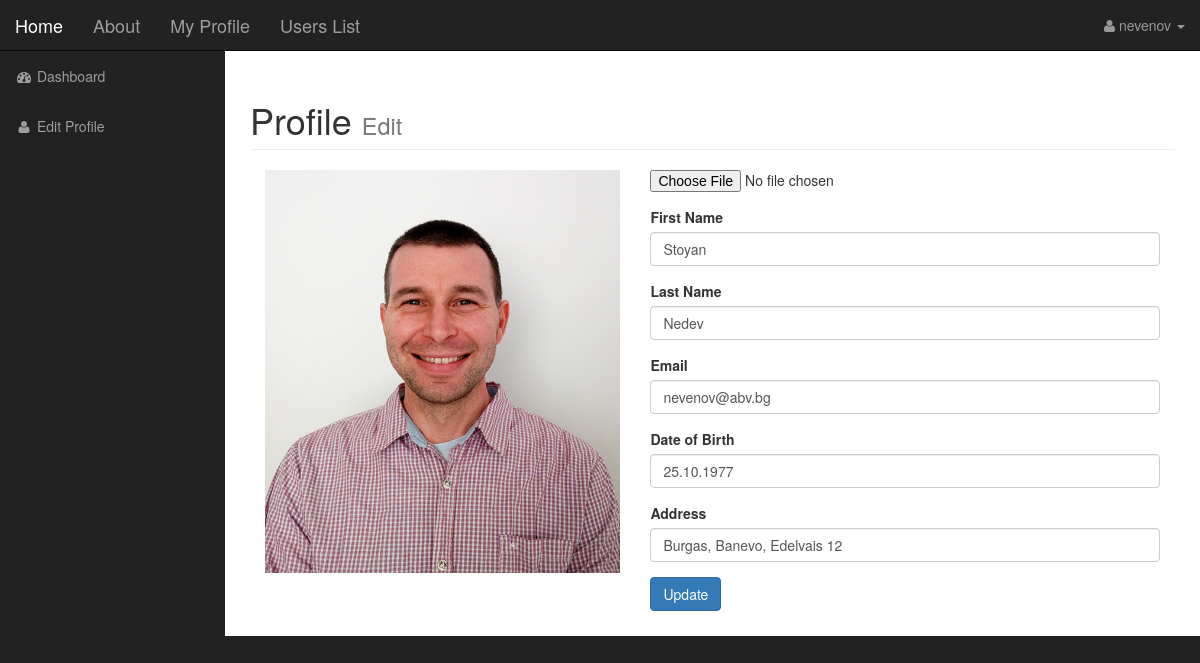
/user/edit_user.php (signed in), run on the app's committed database.
### tables this page shows
CREATE TABLE IF NOT EXISTS `users` (
  `id` int(11) NOT NULL AUTO_INCREMENT,
  `username` varchar(255) NOT NULL,
  `password` varchar(255) NOT NULL,
  PRIMARY KEY (`id`)
);

CREATE TABLE IF NOT EXISTS `profiles` (
  `id` int(11) NOT NULL AUTO_INCREMENT,
  `first_name` varchar(255) NOT NULL,
  `last_name` varchar(255) NOT NULL,
  `email` varchar(255) NOT NULL,
  `date_birth` varchar(255) NOT NULL,
  `address` varchar(255) NOT NULL,
  `user_image` varchar(255) NOT NULL,
  `user_id` int(11) NOT NULL,
  PRIMARY KEY (`id`),
  KEY `fk_user` (`user_id`)
);

### user/includes/session.php (called while the page is built, shortened)
<?php
class Session {
	public function visitor_count() {
		if (isset($_SESSION['count'])) {
			return $this->count = $_SESSION['count']++;
		} else {
			return $_SESSION['count'] = 1;
		}
	}
	private function check_the_login() {
		if(isset($_SESSION['user_id'])) {
			$this->user_id = $_SESSION['user_id'];
		} else {
			unset($this->user_id);
			$this->signed_in = false;
		}
	}
}
$session = new Session();

### user/includes/database.php (called while the page is built, shortened)
<?php
class Database {
	public $db;
	function __construct() {
		$this->db = $this->open_db_connection();
	}
	public function open_db_connection() {
		$this->connection = new mysqli(DB_HOST,DB_USER,DB_PASS,DB_NAME);
		$this->connection->set_charset("utf8");
		return $this->connection;
	}
	public function query($sql) {
		$result = $this->db->query($sql);
		return $result;
	}
}
$database = new Database();

### user/includes/db_object.php (called while the page is built, shortened)
<?php
class Db_object {
	public static function find_by_id($id) {
		$the_result_array = static::find_by_query("SELECT * FROM " . static::$db_table . " WHERE id=".$id." LIMIT 1");
		return !empty($the_result_array) ? array_shift($the_result_array) : false;
	}
	public static function find_by_query($sql) {
		global $database;
		$result_set = $database->query($sql);
		$the_object_array = array();
		while ($row = mysqli_fetch_array($result_set)) {
            $the_object_array[] = static::instantiation($row);
        }
		return $the_object_array;
	}
	public static function instantiation($the_record) {
		$the_object = new $calling_class;
        foreach ($the_record as $the_attribute => $value) {
        	if($the_object->has_the_attribute($the_attribute)) {
        		$the_object->$the_attribute = $value;
        	}
        }
        return $the_object;
	}
	private function has_the_attribute($the_attribute) {
		$object_properties = get_object_vars($this);
		return array_key_exists($the_attribute, $object_properties);
	}
}

### user/includes/profile.php (called while the page is built, shortened)
<?php
class Profile extends Db_object {
	protected static $db_table = "profiles";
	public $user_image;
	public $upload_directory = "images";
	public $image_placeholder = "https://via.placeholder.com/400?text=image";
	public static function find_by_user_id($user_id) {
		$the_result_array = static::find_by_query("SELECT * FROM " . static::$db_table . " WHERE user_id=".$user_id." LIMIT 1");
		return !empty($the_result_array) ? array_shift($the_result_array) : false;
	}
	public function image_path_and_placeholder() {
		return empty($this->user_image) ? $this->image_placeholder : $this->upload_directory .DS.$this->user_image;
	}
}

### user/edit_user.php (the view, shortened to what this page needs)
<?php include("includes/header.php"); ?>
<?php
$profile = Profile::find_by_user_id($session->user_id);
?>
        <nav class="navbar navbar-inverse navbar-fixed-top" role="navigation">
            <?php include("includes/top_nav.php"); ?>
            <?php include("includes/side_nav.php"); ?>
        </nav>
        <div id="page-wrapper">
            <div class="container-fluid">
                <div class="row">
                    <div class="col-lg-12">
                        <h1 class="page-header">
                            Profile <?php  ?>
                            <small>Edit</small>
                        </h1>
                        <div class="col-md-5 user_image_box">
                            <img class="img-responsive" src="<?php echo $profile ? $profile->image_path_and_placeholder() : "https://via.placeholder.com/400?text=image" ; ?>" alt="">
                        </div>
                        <form action="" method="post" enctype="multipart/form-data">
                            <div class="col-md-7">
                                <div class="form-group">
                                    <input type="file" name="user_image">
                                </div>
                                <div class="form-group">
                                    <label for="first_name">First Name</label>
                                    <input type="text" name="first_name" class="form-control" value="<?php echo $profile->first_name; ?>">
                                </div>
                                <div class="form-group">
                                    <label for="last_name">Last Name</label>
                                    <input type="text" name="last_name" class="form-control" value="<?php echo $profile->last_name; ?>">
                                </div>
                                <div class="form-group">
                                    <label for="password">Email</label>
                                    <input type="text" name="email" class="form-control" value="<?php echo $profile->email; ?>" id="email-input">
                                </div>
                                <div class="form-group">
                                    <label for="password">Date of Birth</label>
                                    <input type="text" name="date_birth" class="form-control" value="<?php echo $profile->date_birth; ?>">
                                </div>
                                <div class="form-group">
                                    <label for="password">Address</label>
                                    <input type="text" name="address" class="form-control" value="<?php echo $profile->address; ?>">
                                </div>
                                <div class="form-group">
                                    <input type="submit" name="update" class="btn btn-primary" value="Update">
                                </div>
                            </div>
                        </form>
                    </div>
                </div>
            </div>
        </div>
<?php include("includes/footer.php"); ?>

### user/includes/top_nav.php (shortened to what this page needs)
<div class="navbar-header">
    <a class="navbar-brand" href="../index.php">Home</a>
    <a class="navbar-brand" href="../about.php">About</a>
    <a class="navbar-brand" href="index.php">My Profile</a>
    <a class="navbar-brand" href="../users_list.php">Users List</a>
</div>
<ul class="nav navbar-right top-nav">
    <li class="dropdown">
        <a href="#" class="dropdown-toggle" data-toggle="dropdown"><i class="fa fa-user"></i>
         <?php
         $user_logged = User::find_by_id($session->user_id);
         echo $user_logged->username;
         ?>
         <b class="caret"></b>
        </a>
    </li>
</ul>

### user/css/sb-admin.css (style rules this page uses)
body { margin-top: 100px; background-color: #222; }
@media (min-width:768px) { body { margin-top: 50px; } }
#page-wrapper { width: 100%; padding: 0; background-color: #fff; }
@media (min-width:768px) { #page-wrapper { padding: 10px; } }
.top-nav { padding: 0 15px; }
.top-nav>li { display: inline-block; float: left; }
.top-nav>li>a { padding-top: 15px; padding-bottom: 15px; line-height: 20px; color: #999; }

### data on the page
users: username "nevenov"
profiles: user_image (picture), first_name "Stoyan", last_name "Nedev", email "nevenov@abv.bg", date_birth "25.10.1977", address "Burgas, Banevo, Edelvais 12"
